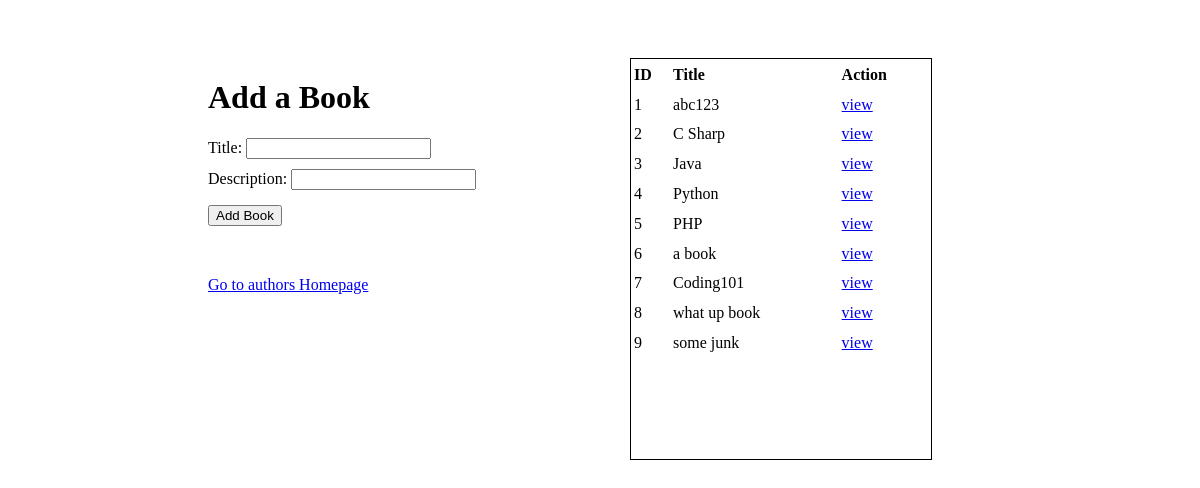
The page / on the database its author committed.
### main_app/models.py (models this page shows)
class Book(models.Model):
    title= models.CharField(max_length=255)
    desc= models.TextField()
    created_at = models.DateTimeField(auto_now_add=True)
    updated_at = models.DateTimeField(auto_now=True)

### main_app/views.py (the view)
# urls.py: path('', views.add_book),
def add_book(request):
    books= Book.objects.all()
    context= {
        'books': books,
    }
    return render(request,'add_book.html', context)

### main_app/templates/add_book.html (shortened to what this page needs)
<!DOCTYPE html>
<html lang="en">
<head>
</head>
<body>
    <div id='submit_book'>
        <h1>Add a Book</h1>
        <form action="submit_book" method= 'POST'>
            <label for="title" class='title'>Title:</label>
            <input type="text" name="title" class='title'> <br>
            <label for="desc">Description:</label>
            <input type="text" name="desc"> <br>
            <button>Add Book</button>
        </form>
        <div id='go'>
            <a href="/add_author">Go to authors Homepage</a>
        </div>
    </div>
    <div id='books_table'>
        <table id='info'>
            <tr id='headers'>
                <th>ID</th>
                <th>Title</th>
                <th>Action</th>
            </tr>
            {% for book in books %}
            <tr>
                <td>{{ book.id }}</td>
                <td>{{ book.title }}</td>
                <td><a href="/book_info/{{book.id}}">view</a></td>
            </tr>
            {% endfor %}
        </table>
    </div>
</body>
</html>

### main_app/templates/add_book.html (style rules this page uses)
#books_table { display: inline-block; margin-left: 150px; vertical-align: top; margin-top: 50px; border: 1px solid black; width: 300px; height: 400px; }
#info { width: 300px; height: 300px; }
#headers { text-align: left; }
#submit_book { display: inline-block; margin-left: 200px; margin-top: 50px; }
#go { display: inline-block; }
button { margin-top: 15px; margin-bottom: 50px; }
.title { margin-bottom: 10px; }

### rows shown on the page
Book: id "1", title "abc123"
Book: id "2", title "C Sharp"
Book: id "3", title "Java"
Book: id "4", title "Python"
Book: id "5", title "PHP"
Book: id "6", title "a book"
Book: id "7", title "Coding101"
Book: id "8", title "what up book"
Book: id "9", title "some junk"
